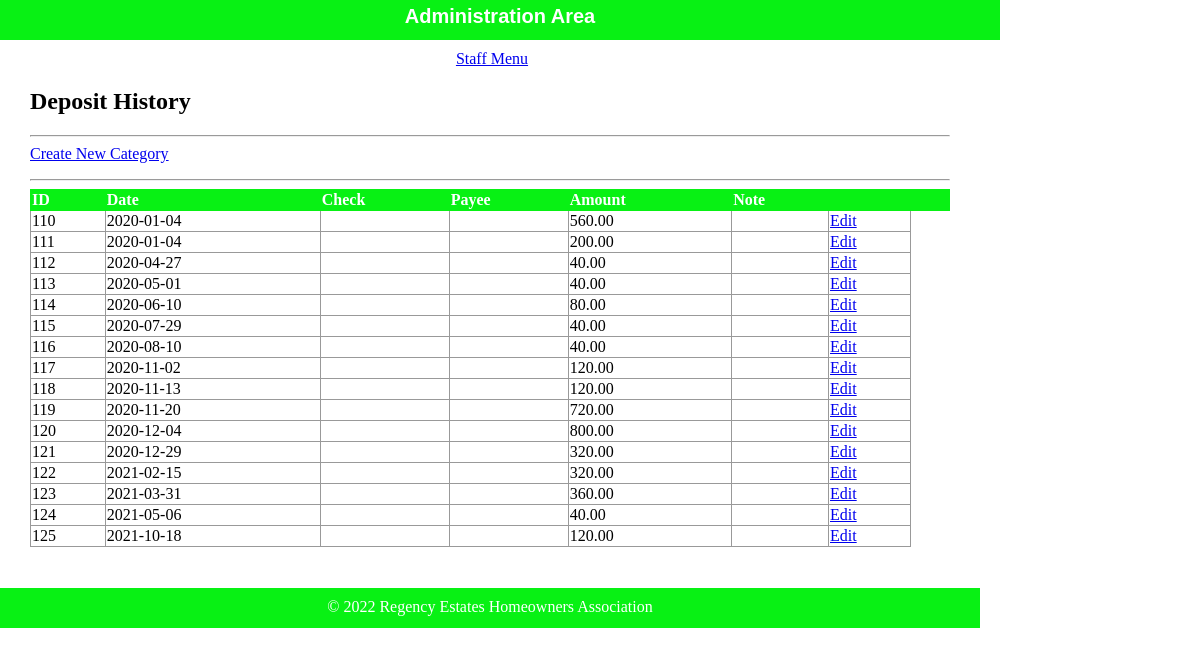
Page /html/public/staff/deposits/index.php on the earlier database version.
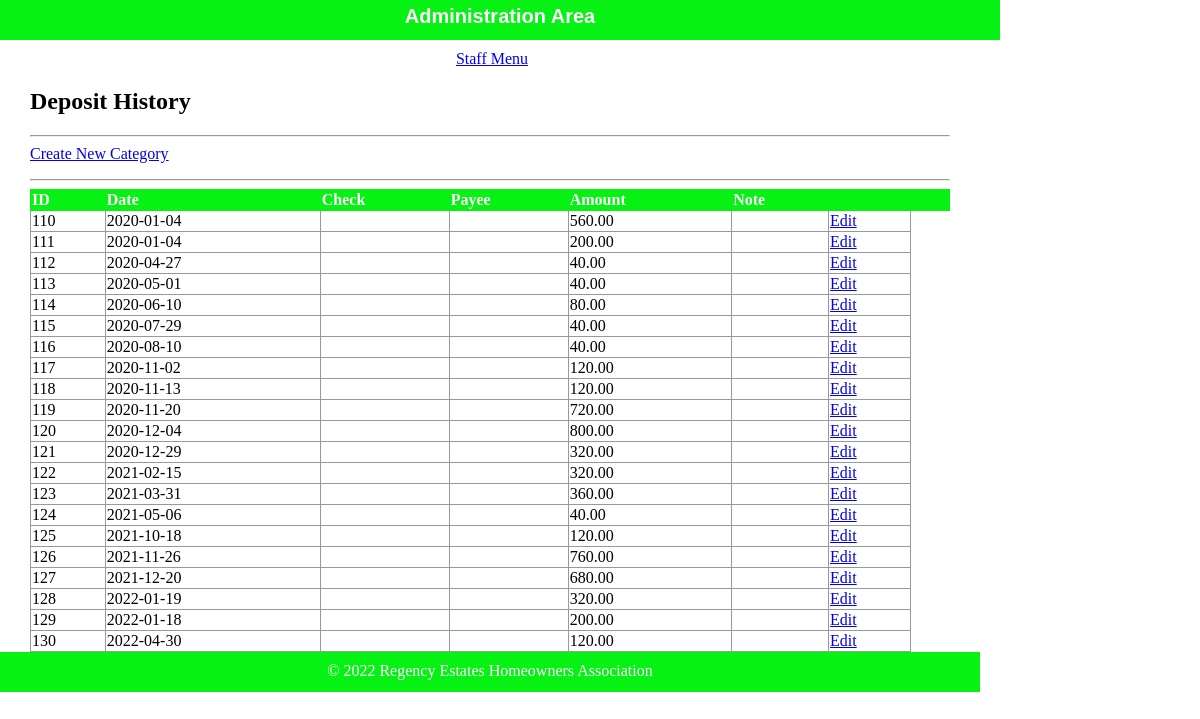
Same page on the later database version.
### tables this page shows
CREATE TABLE `deposit` (
  `id` int(11) NOT NULL,
  `fk_cat_id` int(11) DEFAULT NULL,
  `dt` date DEFAULT NULL,
  `is_reconciled` tinyint(1) DEFAULT NULL,
  `amount` decimal(10,2) DEFAULT NULL,
  `note` varchar(50) DEFAULT NULL,
  `ck_no` int(11) DEFAULT NULL,
  `payee` varchar(50) DEFAULT NULL
);

### html/private/functions.php (called while the page is built, shortened)
<?php
function url_for($script_path)
{
    if ($script_path[0] != '/')
    {
        $script_path = "/" . $script_path;
    }
    return WWW_ROOT . $script_path;
}
function u($string = "")
{
    return urlencode($string);
}
function htmlsc($string = "")
{
    return htmlspecialchars($string);
}
?>

### html/private/query_functions.php (called while the page is built, shortened)
<?php
  function find_all_deposits() {
    global $db;
    $sql = "SELECT * FROM deposit WHERE dt > '2020-01-01' ";
    $result = mysqli_query($db, $sql);
    return $result;
  }
?>

### html/public/staff/deposits/index.php (the view, shortened to what this page needs)
<?php $subject_set = find_all_deposits(); ?>
<?php include(SHARED_PATH . '/header.php'); ?>
    <div id="content">
        <div id="regency-menu">
            <h2>Deposit History</h2>
            <hr />
            <div class="actions">
                <a class="action" href="<?php echo url_for('/staff/categories/index.php'); ?>">Create New Category</a>
            </div>
            <hr />
            <table class="list">
                <tr>
                    <th>ID</th>
                    <th>Date</th>
                    <th>Check</th>
                    <th>Payee</th>
                    <th>Amount</th>
                    <th>Note</th>
                    <th>&nbsp</th>
                    <th>&nbsp</th>
                    <th>&nbsp</th>
                </tr>
                <?php while($subject = mysqli_fetch_assoc($subject_set)) { ?>
                    <tr>
                        <td><?php echo htmlsc($subject['id']); ?></td>
                        <td><?php echo htmlsc($subject['dt']); ?></td>
                        <td><?php echo htmlsc($subject['ck_no']); ?></td>
                        <td><?php echo htmlsc($subject['payee']); ?></td>
                        <td><?php echo htmlsc($subject['amount']); ?></td>
                        <td><?php echo htmlsc($subject['note']); ?></td>
                        <td><a class="action" href="<?php echo url_for('/staff/subjects/show.php?id=' . htmlsc(u($subject['id']))); ?>">Edit</a></td>
                    </tr>
                <?php } ?>
            </table>
        </div>
    </div>
<?php include(SHARED_PATH . '/footer.php'); ?>

### html/private/shared/header.php (shortened to what this page needs)
<!doctype html>
<html lang="en">
	<head>
		<link rel="stylesheet" media="all" href="<?php echo url_for('stylesheets/staff.css'); ?>" />
	</head>
	<body>
		<header>
			<h1>Administration Area</h1>
		</header>
		<navigation>
			<ul>
				<li>
					<a href="<?php echo url_for('/staff/index.php'); ?>">Staff Menu</a>
				</li>
			</ul>
		</navigation>

### html/private/shared/footer.php (shortened to what this page needs)
<footer>
	&copy; <?php echo date('Y'); ?> Regency Estates Homeowners Association
</footer>
</body>
</html>

### html/public/stylesheets/staff.css (style rules this page uses)
html { height: 100%; width: 100%; }
body { height: 1000px; width: 100%; margin: 0; padding: 0; }
header { width: 1000px; height: 40px; margin: 0 0 10px 0; padding: 0; background: #08F114; color: white; }
header h1 { margin: 0; padding: 5px; font-size: 20px; font-family: Verdana, Arial, Helvetica, sans-serif; text-align: center; }
navigation { width: 1000px; margin: 0; padding: 0; text-align: center; }
navigation ul { width: 1000px; list-style: none; padding: 0; margin: 0; }
navigation ul li { display: inline; margin-right: 1em; }
#content { width: 920px; min-height: 500px; padding: 0 30px; }
footer { width: 940px; height: 20px; margin: 0 0 10px 0; padding: 10px 20px; background: #08F114; color: white; text-align: center; }
.actions { margin-bottom: 1em; }
table { border-collapse: collapse; vertical-align: top; }
table.list { width: 100%; }
table.list tr td { border: 1px solid #999999; }
table.list tr th { border: 1px solid #08F114; background: #08F114; color: white; text-align: left; }

Differences in the rows shown:
added deposit: id "126", dt "2021-11-26", amount "760.00"
added deposit: id "127", dt "2021-12-20", amount "680.00"
added deposit: id "128", dt "2022-01-19", amount "320.00"
added deposit: id "129", dt "2022-01-18", amount "200.00"
added deposit: id "130", dt "2022-04-30", amount "120.00"
